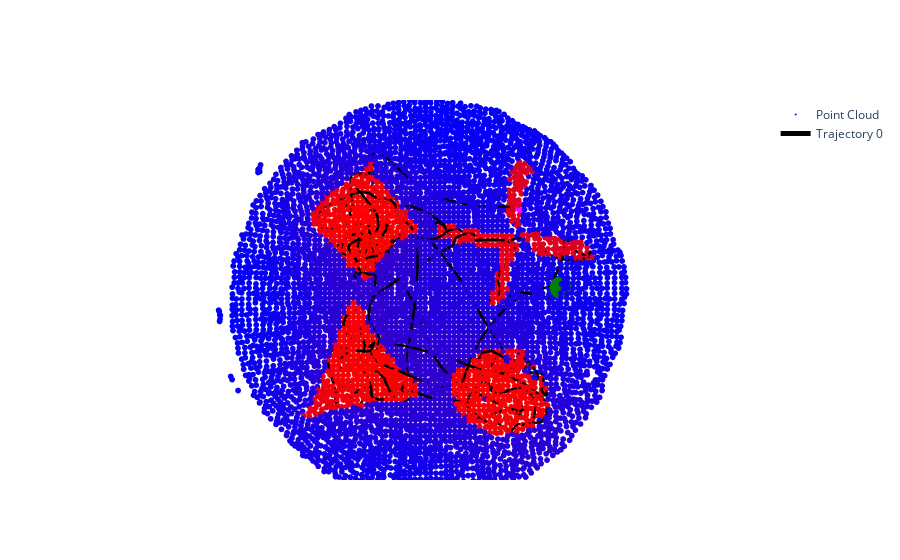
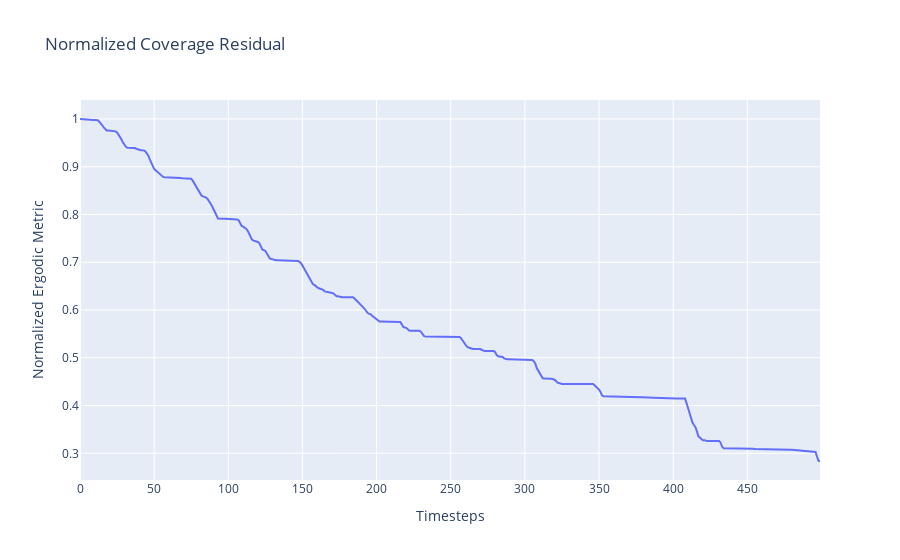

Here is the notebook cell these charts were saved with, in order:
### Code cell
# Run and visualize a single experiment
# =================================================
x_arr, heat_arr, coverage_arr, time_arr = hedac(agent, param, pcloud)
print(f"Average Frequency: {1/np.mean(time_arr)} Hz ---")
val = 255-(normalize_mat(pcloud.u0)-normalize_mat(coverage_arr[:, 50]))
print(np.max(val))
# plots = visualize_point_cloud(
#     pcloud.vertices[val>50], colors=val[val>50], is_show_plot=False, point_size=3
# )
plots = visualize_point_cloud(
    pcloud.vertices, 
    colors=heat_arr[...,0], 
    # colors=heat_arr[...,-1], 
    is_show_plot=False, point_size=2
)
fig = visualize_trajectory(x_arr[:,:], plots, color="black")

fig.show()

# Compute and plot the coverage error
# ==========================
normalized_residual = compute_coverage_residual(heat_arr[..., 0], coverage_arr)

# plot the coverage error
fig = go.Figure()
# add traces for each error
fig.add_trace(
    go.Scatter(y=normalized_residual, mode="lines", name=f"Experiment")
)
fig.update_layout(
    xaxis_title="Timesteps",
    yaxis_title="Normalized Ergodic Metric",
    title="Normalized Coverage Residual",
)
fig.show()

### Figure 1 — Plotly figure (JSON) as saved in the notebook; plotly's stock layout.template omitted (floating-point values rounded to 4 significant figures; data arrays with more than 128 entries replaced by an {"elided": "..."} marker saying what was removed)
{"data": [{"marker": {"color": {"elided": "6228 float values"}, "colorscale": [[0, "rgb(0,0,255)"], [1, "rgb(255,0,0)"]], "opacity": 1, "size": 2}, "mode": "markers", "name": "Point Cloud", "type": "scatter3d", "uid": "ad359a34-5d2b-4357-97d0-d5b1a89389ec", "x": {"elided": "6228 float values"}, "y": {"elided": "6228 float values"}, "z": {"elided": "6228 float values"}}, {"marker": {"color": "green", "size": 8}, "name": "0", "showlegend": false, "type": "scatter3d", "uid": "27cfc923-2a17-4f1b-b036-4025bce2de46", "x": [0.5935], "y": [0.3111], "z": [0.08451]}, {"line": {"color": "black", "width": 5}, "mode": "lines", "name": "Trajectory 0", "showlegend": true, "type": "scatter3d", "uid": "b785f27d-af5d-4a0a-a695-6952763db0d8", "x": {"elided": "500 float values"}, "y": {"elided": "500 float values"}, "z": {"elided": "500 float values"}}, {"marker": {"color": "magenta", "size": 4}, "name": "0", "showlegend": false, "type": "scatter3d", "uid": "1d22dc83-c65f-42e5-a41c-35e047159002", "x": [0.57], "y": [0.3602], "z": [0.08103]}], "layout": {"coloraxis": {"showscale": true}, "scene": {"aspectmode": "data", "camera": {"center": {"x": 0, "y": 0, "z": 0}, "eye": {"x": 0, "y": 0, "z": 2}, "up": {"x": 0, "y": 1, "z": 0}}, "xaxis": {"visible": false}, "yaxis": {"visible": false}, "zaxis": {"visible": false}}, "showlegend": true}}

### Figure 2 — Plotly figure (JSON) as saved in the notebook; plotly's stock layout.template omitted (floating-point values rounded to 4 significant figures; data arrays with more than 128 entries replaced by an {"elided": "..."} marker saying what was removed)
{"data": [{"mode": "lines", "name": "Experiment", "type": "scatter", "y": {"elided": "500 float values"}}], "layout": {"title": {"text": "Normalized Coverage Residual"}, "xaxis": {"title": {"text": "Timesteps"}}, "yaxis": {"title": {"text": "Normalized Ergodic Metric"}}}}
